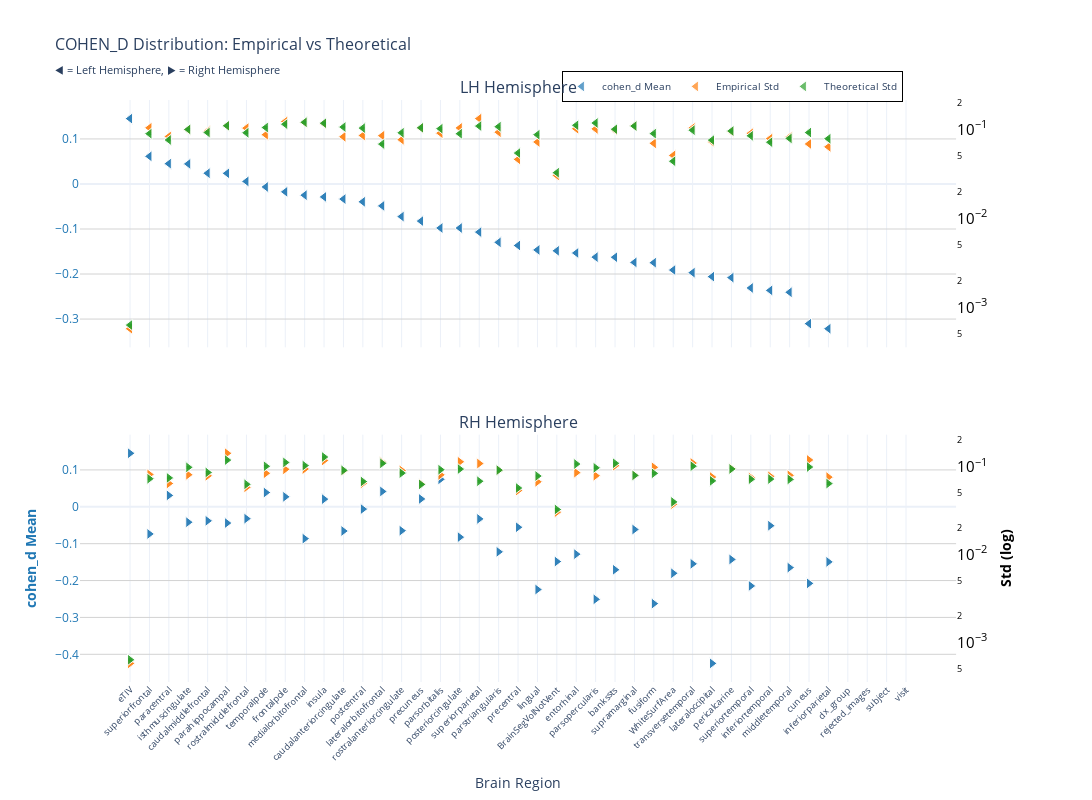
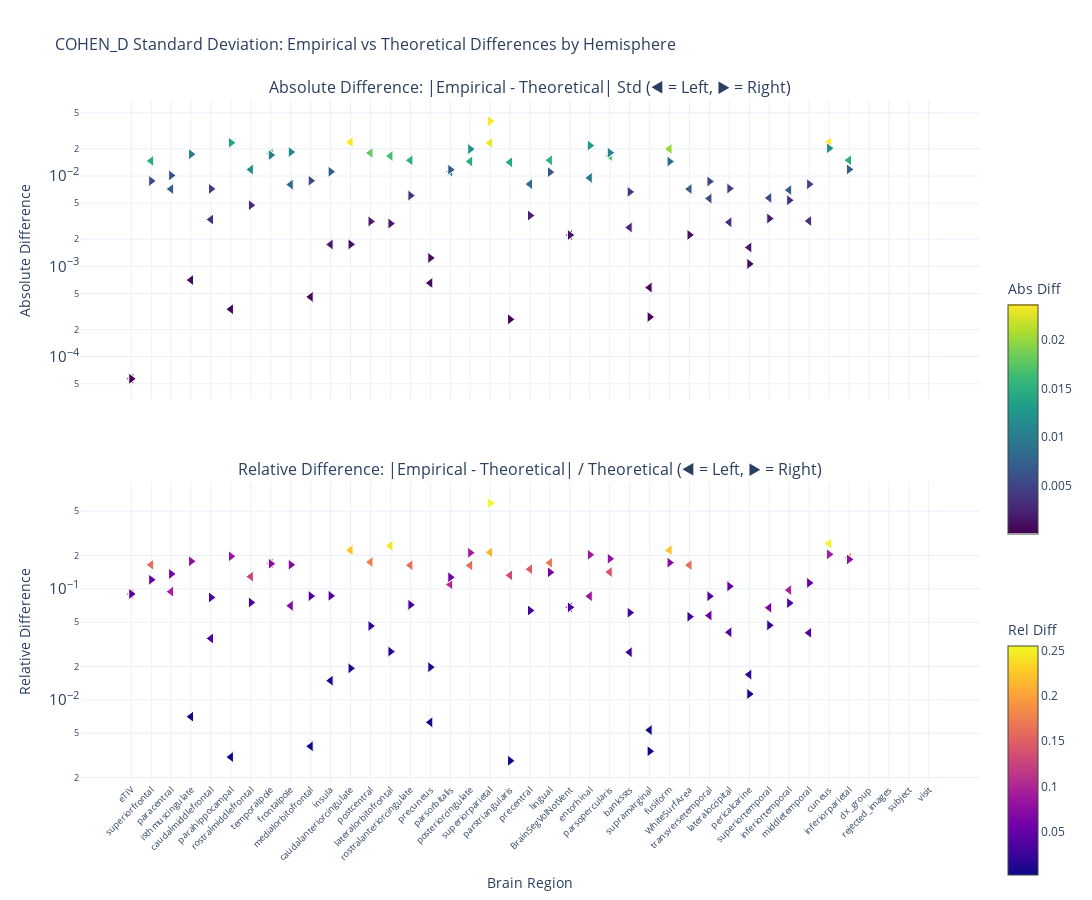

Notebook source saved alongside these figures, in order:
### Markdown cell above
### Cohen's d

### Code cell
nu_nav = df_navr[(df_navr["study"] == "longitudinal") & (df_navr["group"] == "HC-PD")]
data_path = stats_dir / f"cohen_d_longitudinal_{METRIC}.parquet"
df, stats = get_test_stats(
    data_path, stat_functions_F, nu_nav, hemisphere=True, study="longitudinal"
)
show_figure(
    stats, hemisphere=True, stat_name="cohen_d", study="longitudinal", metric=METRIC
)

### Figure 1 — Plotly figure (JSON) as saved in the notebook; plotly's stock layout.template omitted (floating-point values rounded to 4 significant figures)
{"data": [{"hovertemplate": "<b>%{x}</b><br>Mean cohen_d: %{y:.2f}<br><extra></extra>", "legendgroup": "mean", "marker": {"color": "#1f77b4", "line": {"color": "white", "width": 1}, "opacity": 0.7, "size": 10, "symbol": "triangle-left"}, "mode": "markers", "name": "cohen_d Mean", "showlegend": true, "type": "scatter", "x": ["eTIV", "eTIV", "superiorfrontal", "superiorfrontal", "paracentral", "paracentral", "isthmuscingulate", "isthmuscingulate", "caudalmiddlefrontal", "caudalmiddlefrontal", "parahippocampal", "parahippocampal", "rostralmiddlefrontal", "rostralmiddlefrontal", "temporalpole", "temporalpole", "frontalpole", "frontalpole", "medialorbitofrontal", "medialorbitofrontal", "insula", "insula", "caudalanteriorcingulate", "caudalanteriorcingulate", "postcentral", "postcentral", "lateralorbitofrontal", "lateralorbitofrontal", "rostralanteriorcingulate", "rostralanteriorcingulate", "precuneus", "precuneus", "parsorbitalis", "parsorbitalis", "posteriorcingulate", "posteriorcingulate", "superiorparietal", "superiorparietal", "parstriangularis", "parstriangularis", "precentral", "precentral", "lingual", "lingual", "BrainSegVolNotVent", "BrainSegVolNotVent", "entorhinal", "entorhinal", "parsopercularis", "parsopercularis", "bankssts", "bankssts", "supramarginal", "supramarginal", "fusiform", "fusiform", "WhiteSurfArea", "WhiteSurfArea", "transversetemporal", "transversetemporal", "lateraloccipital", "lateraloccipital", "pericalcarine", "pericalcarine", "superiortemporal", "superiortemporal", "inferiortemporal", "inferiortemporal", "middletemporal", "middletemporal", "cuneus", "cuneus", "inferiorparietal", "inferiorparietal", "dx_group", "rejected_images", "subject", "visit"], "xaxis": "x", "y": [0.1452, 0.1452, 0.06137, 0.06137, 0.04514, 0.04514, 0.04462, 0.04462, 0.02393, 0.02393, 0.02367, 0.02367, 0.005677, 0.005677, -0.006589, -0.006589, -0.01745, -0.01745, -0.02482, -0.02482, -0.02873, -0.02873, -0.03349, -0.03349, -0.03959, -0.03959, -0.04867, -0.04867, -0.07246, -0.07246, -0.08241, -0.08241, -0.09775, -0.09775, -0.09783, -0.09783, -0.1069, -0.1069, -0.1296, -0.1296, -0.1366, -0.1366, -0.1465, -0.1465, -0.1484, -0.1484, -0.1532, -0.1532, -0.1624, -0.1624, -0.1627, -0.1627, -0.1742, -0.1742, -0.1748, -0.1748, -0.1911, -0.1911, -0.1969, -0.1969, -0.2058, -0.2058, -0.208, -0.208, -0.2309, -0.2309, -0.2363, -0.2363, -0.2405, -0.2405, -0.3102, -0.3102, -0.3215, -0.3215, NaN, NaN, NaN, NaN], "yaxis": "y"}, {"hovertemplate": "<b>%{x}</b><br>Empirical Std: %{y:.3f}<br><extra></extra>", "legendgroup": "empirical", "marker": {"color": "#ff7f0e", "line": {"color": "white", "width": 1}, "opacity": 0.7, "size": 10, "symbol": "triangle-left"}, "mode": "markers", "name": "Empirical Std", "showlegend": true, "type": "scatter", "x": ["eTIV", "eTIV", "superiorfrontal", "superiorfrontal", "paracentral", "paracentral", "isthmuscingulate", "isthmuscingulate", "caudalmiddlefrontal", "caudalmiddlefrontal", "parahippocampal", "parahippocampal", "rostralmiddlefrontal", "rostralmiddlefrontal", "temporalpole", "temporalpole", "frontalpole", "frontalpole", "medialorbitofrontal", "medialorbitofrontal", "insula", "insula", "caudalanteriorcingulate", "caudalanteriorcingulate", "postcentral", "postcentral", "lateralorbitofrontal", "lateralorbitofrontal", "rostralanteriorcingulate", "rostralanteriorcingulate", "precuneus", "precuneus", "parsorbitalis", "parsorbitalis", "posteriorcingulate", "posteriorcingulate", "superiorparietal", "superiorparietal", "parstriangularis", "parstriangularis", "precentral", "precentral", "lingual", "lingual", "BrainSegVolNotVent", "BrainSegVolNotVent", "entorhinal", "entorhinal", "parsopercularis", "parsopercularis", "bankssts", "bankssts", "supramarginal", "supramarginal", "fusiform", "fusiform", "WhiteSurfArea", "WhiteSurfArea", "transversetemporal", "transversetemporal", "lateraloccipital", "lateraloccipital", "pericalcarine", "pericalcarine", "superiortemporal", "superiortemporal", "inferiortemporal", "inferiortemporal", "middletemporal", "middletemporal", "cuneus", "cuneus", "inferiorparietal", "inferiorparietal", "dx_group", "rejected_images", "subject", "visit"], "xaxis": "x", "y": [0.0005753, 0.0005753, 0.1041, 0.1041, 0.08318, 0.08318, 0.09916, 0.09916, 0.09554, 0.09554, 0.1101, 0.1101, 0.1033, 0.1033, 0.08713, 0.08713, 0.1223, 0.1223, 0.1196, 0.1196, 0.1155, 0.1155, 0.08251, 0.08251, 0.08536, 0.08536, 0.08493, 0.08493, 0.07657, 0.07657, 0.1035, 0.1035, 0.09071, 0.09071, 0.1039, 0.1039, 0.1321, 0.1321, 0.093, 0.093, 0.04602, 0.04602, 0.07216, 0.07216, 0.03039, 0.03039, 0.1016, 0.1016, 0.1012, 0.1012, 0.09769, 0.09769, 0.1095, 0.1095, 0.06967, 0.06967, 0.05101, 0.05101, 0.1036, 0.1036, 0.07264, 0.07264, 0.09421, 0.09421, 0.09036, 0.09036, 0.07871, 0.07871, 0.08229, 0.08229, 0.06856, 0.06856, 0.06358, 0.06358, NaN, NaN, NaN, NaN], "yaxis": "y2"}, {"error_y": {"array": [1.256e-05, 1.256e-05, 0.001776, 0.001776, 0.00151, 0.00151, 0.001984, 0.001984, 0.001833, 0.001833, 0.002181, 0.002181, 0.001819, 0.001819, 0.002085, 0.002085, 0.00227, 0.00227, 0.002386, 0.002386, 0.002329, 0.002329, 0.00211, 0.00211, 0.002054, 0.002054, 0.001356, 0.001356, 0.001818, 0.001818, 0.00207, 0.00207, 0.002024, 0.002024, 0.001775, 0.001775, 0.002163, 0.002163, 0.00213, 0.00213, 0.001076, 0.001076, 0.001731, 0.001731, 0.000648, 0.000648, 0.002209, 0.002209, 0.002343, 0.002343, 0.001995, 0.001995, 0.002164, 0.002164, 0.00178, 0.00178, 0.0008711, 0.0008711, 0.001947, 0.001947, 0.001504, 0.001504, 0.001904, 0.001904, 0.001682, 0.001682, 0.001425, 0.001425, 0.001572, 0.001572, 0.00183, 0.00183, 0.001561, 0.001561, NaN, NaN, NaN, NaN], "arrayminus": [1.231e-05, 1.231e-05, 0.001741, 0.001741, 0.00148, 0.00148, 0.001945, 0.001945, 0.001796, 0.001796, 0.002138, 0.002138, 0.001783, 0.001783, 0.002043, 0.002043, 0.002225, 0.002225, 0.002339, 0.002339, 0.002283, 0.002283, 0.002068, 0.002068, 0.002013, 0.002013, 0.00133, 0.00133, 0.001782, 0.001782, 0.002029, 0.002029, 0.001984, 0.001984, 0.00174, 0.00174, 0.002121, 0.002121, 0.002087, 0.002087, 0.001055, 0.001055, 0.001696, 0.001696, 0.0006352, 0.0006352, 0.002165, 0.002165, 0.002296, 0.002296, 0.001955, 0.001955, 0.002122, 0.002122, 0.001745, 0.001745, 0.0008538, 0.0008538, 0.001908, 0.001908, 0.001475, 0.001475, 0.001866, 0.001866, 0.001648, 0.001648, 0.001397, 0.001397, 0.001541, 0.001541, 0.001794, 0.001794, 0.00153, 0.00153, NaN, NaN, NaN, NaN], "color": "#2ca02c", "thickness": 1, "type": "data", "visible": true, "width": 2}, "hovertemplate": "<b>%{x}</b><br>Theoretical Std: %{y:.3f}<br><extra></extra>", "legendgroup": "theoretical", "marker": {"color": "#2ca02c", "line": {"color": "white", "width": 1}, "opacity": 0.7, "size": 10, "symbol": "triangle-left"}, "mode": "markers", "name": "Theoretical Std", "showlegend": true, "type": "scatter", "x": ["eTIV", "eTIV", "superiorfrontal", "superiorfrontal", "paracentral", "paracentral", "isthmuscingulate", "isthmuscingulate", "caudalmiddlefrontal", "caudalmiddlefrontal", "parahippocampal", "parahippocampal", "rostralmiddlefrontal", "rostralmiddlefrontal", "temporalpole", "temporalpole", "frontalpole", "frontalpole", "medialorbitofrontal", "medialorbitofrontal", "insula", "insula", "caudalanteriorcingulate", "caudalanteriorcingulate", "postcentral", "postcentral", "lateralorbitofrontal", "lateralorbitofrontal", "rostralanteriorcingulate", "rostralanteriorcingulate", "precuneus", "precuneus", "parsorbitalis", "parsorbitalis", "posteriorcingulate", "posteriorcingulate", "superiorparietal", "superiorparietal", "parstriangularis", "parstriangularis", "precentral", "precentral", "lingual", "lingual", "BrainSegVolNotVent", "BrainSegVolNotVent", "entorhinal", "entorhinal", "parsopercularis", "parsopercularis", "bankssts", "bankssts", "supramarginal", "supramarginal", "fusiform", "fusiform", "WhiteSurfArea", "WhiteSurfArea", "transversetemporal", "transversetemporal", "lateraloccipital", "lateraloccipital", "pericalcarine", "pericalcarine", "superiortemporal", "superiortemporal", "inferiortemporal", "inferiortemporal", "middletemporal", "middletemporal", "cuneus", "cuneus", "inferiorparietal", "inferiorparietal", "dx_group", "rejected_images", "subject", "visit"], "xaxis": "x", "y": [0.0006321, 0.0006321, 0.08939, 0.08939, 0.07601, 0.07601, 0.09986, 0.09986, 0.09224, 0.09224, 0.1098, 0.1098, 0.09154, 0.09154, 0.1049, 0.1049, 0.1142, 0.1142, 0.1201, 0.1201, 0.1172, 0.1172, 0.1062, 0.1062, 0.1034, 0.1034, 0.06827, 0.06827, 0.09148, 0.09148, 0.1042, 0.1042, 0.1019, 0.1019, 0.08936, 0.08936, 0.1089, 0.1089, 0.1072, 0.1072, 0.05416, 0.05416, 0.0871, 0.0871, 0.03261, 0.03261, 0.1112, 0.1112, 0.1179, 0.1179, 0.1004, 0.1004, 0.1089, 0.1089, 0.0896, 0.0896, 0.04384, 0.04384, 0.09797, 0.09797, 0.07572, 0.07572, 0.09583, 0.09583, 0.08464, 0.08464, 0.07172, 0.07172, 0.07911, 0.07911, 0.09211, 0.09211, 0.07854, 0.07854, NaN, NaN, NaN, NaN], "yaxis": "y2"}, {"hovertemplate": "<b>%{x}</b><br>Mean cohen_d: %{y:.2f}<br><extra></extra>", "legendgroup": "mean", "marker": {"color": "#1f77b4", "line": {"color": "white", "width": 1}, "opacity": 0.7, "size": 10, "symbol": "triangle-right"}, "mode": "markers", "name": "cohen_d Mean", "showlegend": false, "type": "scatter", "x": ["eTIV", "eTIV", "parsorbitalis", "parsorbitalis", "lateralorbitofrontal", "lateralorbitofrontal", "temporalpole", "temporalpole", "paracentral", "paracentral", "frontalpole", "frontalpole", "precuneus", "precuneus", "insula", "insula", "postcentral", "postcentral", "rostralmiddlefrontal", "rostralmiddlefrontal", "superiorparietal", "superiorparietal", "caudalmiddlefrontal", "caudalmiddlefrontal", "isthmuscingulate", "isthmuscingulate", "parahippocampal", "parahippocampal", "inferiortemporal", "inferiortemporal", "precentral", "precentral", "supramarginal", "supramarginal", "rostralanteriorcingulate", "rostralanteriorcingulate", "caudalanteriorcingulate", "caudalanteriorcingulate", "superiorfrontal", "superiorfrontal", "posteriorcingulate", "posteriorcingulate", "medialorbitofrontal", "medialorbitofrontal", "parstriangularis", "parstriangularis", "entorhinal", "entorhinal", "pericalcarine", "pericalcarine", "BrainSegVolNotVent", "BrainSegVolNotVent", "inferiorparietal", "inferiorparietal", "transversetemporal", "transversetemporal", "middletemporal", "middletemporal", "bankssts", "bankssts", "WhiteSurfArea", "WhiteSurfArea", "cuneus", "cuneus", "superiortemporal", "superiortemporal", "lingual", "lingual", "parsopercularis", "parsopercularis", "fusiform", "fusiform", "lateraloccipital", "lateraloccipital", "dx_group", "rejected_images", "subject", "visit"], "xaxis": "x2", "y": [0.1452, 0.1452, 0.07448, 0.07448, 0.04164, 0.04164, 0.0387, 0.0387, 0.0309, 0.0309, 0.02706, 0.02706, 0.02128, 0.02128, 0.02078, 0.02078, -0.006245, -0.006245, -0.0321, -0.0321, -0.03281, -0.03281, -0.03803, -0.03803, -0.04176, -0.04176, -0.04407, -0.04407, -0.05124, -0.05124, -0.05547, -0.05547, -0.06159, -0.06159, -0.06471, -0.06471, -0.06564, -0.06564, -0.07361, -0.07361, -0.08225, -0.08225, -0.08635, -0.08635, -0.1221, -0.1221, -0.1284, -0.1284, -0.1428, -0.1428, -0.1484, -0.1484, -0.1494, -0.1494, -0.1547, -0.1547, -0.1649, -0.1649, -0.1707, -0.1707, -0.1803, -0.1803, -0.2077, -0.2077, -0.2146, -0.2146, -0.2243, -0.2243, -0.2509, -0.2509, -0.2625, -0.2625, -0.4246, -0.4246, NaN, NaN, NaN, NaN], "yaxis": "y3"}, {"hovertemplate": "<b>%{x}</b><br>Empirical Std: %{y:.3f}<br><extra></extra>", "legendgroup": "empirical", "marker": {"color": "#ff7f0e", "line": {"color": "white", "width": 1}, "opacity": 0.7, "size": 10, "symbol": "triangle-right"}, "mode": "markers", "name": "Empirical Std", "showlegend": false, "type": "scatter", "x": ["eTIV", "eTIV", "parsorbitalis", "parsorbitalis", "lateralorbitofrontal", "lateralorbitofrontal", "temporalpole", "temporalpole", "paracentral", "paracentral", "frontalpole", "frontalpole", "precuneus", "precuneus", "insula", "insula", "postcentral", "postcentral", "rostralmiddlefrontal", "rostralmiddlefrontal", "superiorparietal", "superiorparietal", "caudalmiddlefrontal", "caudalmiddlefrontal", "isthmuscingulate", "isthmuscingulate", "parahippocampal", "parahippocampal", "inferiortemporal", "inferiortemporal", "precentral", "precentral", "supramarginal", "supramarginal", "rostralanteriorcingulate", "rostralanteriorcingulate", "caudalanteriorcingulate", "caudalanteriorcingulate", "superiorfrontal", "superiorfrontal", "posteriorcingulate", "posteriorcingulate", "medialorbitofrontal", "medialorbitofrontal", "parstriangularis", "parstriangularis", "entorhinal", "entorhinal", "pericalcarine", "pericalcarine", "BrainSegVolNotVent", "BrainSegVolNotVent", "inferiorparietal", "inferiorparietal", "transversetemporal", "transversetemporal", "middletemporal", "middletemporal", "bankssts", "bankssts", "WhiteSurfArea", "WhiteSurfArea", "cuneus", "cuneus", "superiortemporal", "superiortemporal", "lingual", "lingual", "parsopercularis", "parsopercularis", "fusiform", "fusiform", "lateraloccipital", "lateraloccipital", "dx_group", "rejected_images", "subject", "visit"], "xaxis": "x2", "y": [0.0005753, 0.0005753, 0.08079, 0.08079, 0.1123, 0.1123, 0.08421, 0.08421, 0.06447, 0.06447, 0.09352, 0.09352, 0.06415, 0.06415, 0.1179, 0.1179, 0.06474, 0.06474, 0.05834, 0.05834, 0.1088, 0.1088, 0.0789, 0.0789, 0.08106, 0.08106, 0.1424, 0.1424, 0.07779, 0.07779, 0.05356, 0.05356, 0.07996, 0.07996, 0.09073, 0.09073, 0.08928, 0.08928, 0.08175, 0.08175, 0.1139, 0.1139, 0.09423, 0.09423, 0.09121, 0.09121, 0.08567, 0.08567, 0.09536, 0.09536, 0.03039, 0.03039, 0.07613, 0.07613, 0.1102, 0.1102, 0.07988, 0.07988, 0.1028, 0.1028, 0.03751, 0.03751, 0.1195, 0.1195, 0.07544, 0.07544, 0.06736, 0.06736, 0.07906, 0.07906, 0.09852, 0.09852, 0.07632, 0.07632, NaN, NaN, NaN, NaN], "yaxis": "y4"}, {"error_y": {"array": [1.256e-05, 1.256e-05, 0.001839, 0.001839, 0.002173, 0.002173, 0.002012, 0.002012, 0.001483, 0.001483, 0.002224, 0.002224, 0.00125, 0.00125, 0.002564, 0.002564, 0.001349, 0.001349, 0.001253, 0.001253, 0.001359, 0.001359, 0.001711, 0.001711, 0.001957, 0.001957, 0.002365, 0.002365, 0.001439, 0.001439, 0.001137, 0.001137, 0.001583, 0.001583, 0.001682, 0.001682, 0.001809, 0.001809, 0.001449, 0.001449, 0.001869, 0.001869, 0.002048, 0.002048, 0.001817, 0.001817, 0.002134, 0.002134, 0.001874, 0.001874, 0.000648, 0.000648, 0.001278, 0.001278, 0.002017, 0.002017, 0.001426, 0.001426, 0.002176, 0.002176, 0.0007895, 0.0007895, 0.001972, 0.001972, 0.001432, 0.001432, 0.001558, 0.001558, 0.001931, 0.001931, 0.00167, 0.00167, 0.001372, 0.001372, NaN, NaN, NaN, NaN], "arrayminus": [1.231e-05, 1.231e-05, 0.001802, 0.001802, 0.00213, 0.00213, 0.001972, 0.001972, 0.001453, 0.001453, 0.00218, 0.00218, 0.001225, 0.001225, 0.002513, 0.002513, 0.001322, 0.001322, 0.001229, 0.001229, 0.001332, 0.001332, 0.001677, 0.001677, 0.001918, 0.001918, 0.002318, 0.002318, 0.00141, 0.00141, 0.001114, 0.001114, 0.001552, 0.001552, 0.001649, 0.001649, 0.001773, 0.001773, 0.001421, 0.001421, 0.001832, 0.001832, 0.002008, 0.002008, 0.001781, 0.001781, 0.002092, 0.002092, 0.001836, 0.001836, 0.0006352, 0.0006352, 0.001252, 0.001252, 0.001977, 0.001977, 0.001398, 0.001398, 0.002133, 0.002133, 0.0007739, 0.0007739, 0.001932, 0.001932, 0.001403, 0.001403, 0.001527, 0.001527, 0.001893, 0.001893, 0.001637, 0.001637, 0.001345, 0.001345, NaN, NaN, NaN, NaN], "color": "#2ca02c", "thickness": 1, "type": "data", "visible": true, "width": 2}, "hovertemplate": "<b>%{x}</b><br>Theoretical Std: %{y:.3f}<br><extra></extra>", "legendgroup": "theoretical", "marker": {"color": "#2ca02c", "line": {"color": "white", "width": 1}, "opacity": 0.7, "size": 10, "symbol": "triangle-right"}, "mode": "markers", "name": "Theoretical Std", "showlegend": false, "type": "scatter", "x": ["eTIV", "eTIV", "parsorbitalis", "parsorbitalis", "lateralorbitofrontal", "lateralorbitofrontal", "temporalpole", "temporalpole", "paracentral", "paracentral", "frontalpole", "frontalpole", "precuneus", "precuneus", "insula", "insula", "postcentral", "postcentral", "rostralmiddlefrontal", "rostralmiddlefrontal", "superiorparietal", "superiorparietal", "caudalmiddlefrontal", "caudalmiddlefrontal", "isthmuscingulate", "isthmuscingulate", "parahippocampal", "parahippocampal", "inferiortemporal", "inferiortemporal", "precentral", "precentral", "supramarginal", "supramarginal", "rostralanteriorcingulate", "rostralanteriorcingulate", "caudalanteriorcingulate", "caudalanteriorcingulate", "superiorfrontal", "superiorfrontal", "posteriorcingulate", "posteriorcingulate", "medialorbitofrontal", "medialorbitofrontal", "parstriangularis", "parstriangularis", "entorhinal", "entorhinal", "pericalcarine", "pericalcarine", "BrainSegVolNotVent", "BrainSegVolNotVent", "inferiorparietal", "inferiorparietal", "transversetemporal", "transversetemporal", "middletemporal", "middletemporal", "bankssts", "bankssts", "WhiteSurfArea", "WhiteSurfArea", "cuneus", "cuneus", "superiortemporal", "superiortemporal", "lingual", "lingual", "parsopercularis", "parsopercularis", "fusiform", "fusiform", "lateraloccipital", "lateraloccipital", "dx_group", "rejected_images", "subject", "visit"], "xaxis": "x2", "y": [0.0006321, 0.0006321, 0.09255, 0.09255, 0.1094, 0.1094, 0.1012, 0.1012, 0.07462, 0.07462, 0.1119, 0.1119, 0.06291, 0.06291, 0.129, 0.129, 0.06788, 0.06788, 0.06309, 0.06309, 0.06838, 0.06838, 0.0861, 0.0861, 0.09848, 0.09848, 0.119, 0.119, 0.0724, 0.0724, 0.05721, 0.05721, 0.07969, 0.07969, 0.08466, 0.08466, 0.09103, 0.09103, 0.07294, 0.07294, 0.09405, 0.09405, 0.1031, 0.1031, 0.09147, 0.09147, 0.1074, 0.1074, 0.0943, 0.0943, 0.03261, 0.03261, 0.0643, 0.0643, 0.1015, 0.1015, 0.07177, 0.07177, 0.1095, 0.1095, 0.03974, 0.03974, 0.09923, 0.09923, 0.07206, 0.07206, 0.0784, 0.0784, 0.09719, 0.09719, 0.08407, 0.08407, 0.06905, 0.06905, NaN, NaN, NaN, NaN], "yaxis": "y4"}], "layout": {"annotations": [{"font": {"size": 16}, "showarrow": false, "text": "LH Hemisphere", "x": 0.47, "xanchor": "center", "xref": "paper", "y": 1, "yanchor": "bottom", "yref": "paper"}, {"font": {"size": 16}, "showarrow": false, "text": "RH Hemisphere", "x": 0.47, "xanchor": "center", "xref": "paper", "y": 0.425, "yanchor": "bottom", "yref": "paper"}], "height": 800, "hovermode": "x", "legend": {"bgcolor": "rgba(255, 255, 255, 0.9)", "bordercolor": "black", "borderwidth": 1, "font": {"size": 10}, "orientation": "h", "x": 0.7, "xanchor": "center", "y": 1.05}, "title": {"font": {"size": 16}, "text": "COHEN_D Distribution: Empirical vs Theoretical<br><sub>◀ = Left Hemisphere, ▶ = Right Hemisphere</sub>"}, "width": 1400, "xaxis": {"anchor": "y", "domain": [0, 0.94], "matches": "x2", "showticklabels": false}, "xaxis2": {"anchor": "y3", "domain": [0, 0.94], "tickangle": -45, "tickfont": {"size": 9}, "title": {"text": "Brain Region"}}, "yaxis": {"anchor": "x", "domain": [0.575, 1], "gridcolor": "lightgray", "showgrid": true, "tickfont": {"color": "#1f77b4"}, "title": {"font": {"color": "#1f77b4"}, "text": ""}}, "yaxis2": {"anchor": "x", "exponentformat": "power", "overlaying": "y", "showgrid": false, "side": "right", "tickfont": {"color": "black"}, "title": {"font": {"color": "black"}, "text": ""}, "type": "log"}, "yaxis3": {"anchor": "x2", "domain": [0, 0.425], "gridcolor": "lightgray", "showgrid": true, "tickfont": {"color": "#1f77b4"}, "title": {"font": {"color": "#1f77b4"}, "text": "<b>cohen_d Mean</b>"}}, "yaxis4": {"anchor": "x2", "exponentformat": "power", "overlaying": "y3", "showgrid": false, "side": "right", "tickfont": {"color": "black"}, "title": {"font": {"color": "black"}, "text": "<b>Std (log)</b>"}, "type": "log"}}}

### Figure 2 — Plotly figure (JSON) as saved in the notebook; plotly's stock layout.template omitted (floating-point values rounded to 4 significant figures)
{"data": [{"hovertemplate": "<b>%{x}</b><br>Hemisphere: %{text}<br>Abs Diff: %{y:.4f}<br><extra></extra>", "legendgroup": "abs_lh", "marker": {"color": [5.68e-05, 5.68e-05, 0.01469, 0.01469, 0.007165, 0.007165, 0.0007044, 0.0007044, 0.003294, 0.003294, 0.000335, 0.000335, 0.01178, 0.01178, 0.01778, 0.01778, 0.008029, 0.008029, 0.0004585, 0.0004585, 0.001744, 0.001744, 0.02368, 0.02368, 0.01799, 0.01799, 0.01666, 0.01666, 0.01491, 0.01491, 0.0006539, 0.0006539, 0.01116, 0.01116, 0.0145, 0.0145, 0.02319, 0.02319, 0.01418, 0.01418, 0.008133, 0.008133, 0.01495, 0.01495, 0.002219, 0.002219, 0.009537, 0.009537, 0.01667, 0.01667, 0.002695, 0.002695, 0.0005817, 0.0005817, 0.01993, 0.01993, 0.007169, 0.007169, 0.005627, 0.005627, 0.003074, 0.003074, 0.001617, 0.001617, 0.005718, 0.005718, 0.006986, 0.006986, 0.003175, 0.003175, 0.02354, 0.02354, 0.01496, 0.01496, NaN, NaN, NaN, NaN], "colorbar": {"len": 0.4, "title": {"text": "Abs Diff"}, "y": 0.75, "yanchor": "top"}, "colorscale": [[0, "#440154"], [0.1111, "#482878"], [0.2222, "#3e4989"], [0.3333, "#31688e"], [0.4444, "#26828e"], [0.5556, "#1f9e89"], [0.6667, "#35b779"], [0.7778, "#6ece58"], [0.8889, "#b5de2b"], [1, "#fde725"]], "line": {"color": "white", "width": 1}, "showscale": true, "size": 10, "symbol": "triangle-left"}, "mode": "markers", "name": "Absolute (lh)", "showlegend": false, "text": ["lh", "lh", "lh", "lh", "lh", "lh", "lh", "lh", "lh", "lh", "lh", "lh", "lh", "lh", "lh", "lh", "lh", "lh", "lh", "lh", "lh", "lh", "lh", "lh", "lh", "lh", "lh", "lh", "lh", "lh", "lh", "lh", "lh", "lh", "lh", "lh", "lh", "lh", "lh", "lh", "lh", "lh", "lh", "lh", "lh", "lh", "lh", "lh", "lh", "lh", "lh", "lh", "lh", "lh", "lh", "lh", "lh", "lh", "lh", "lh", "lh", "lh", "lh", "lh", "lh", "lh", "lh", "lh", "lh", "lh", "lh", "lh", "lh", "lh", "lh", "lh", "lh", "lh"], "type": "scatter", "x": ["eTIV", "eTIV", "superiorfrontal", "superiorfrontal", "paracentral", "paracentral", "isthmuscingulate", "isthmuscingulate", "caudalmiddlefrontal", "caudalmiddlefrontal", "parahippocampal", "parahippocampal", "rostralmiddlefrontal", "rostralmiddlefrontal", "temporalpole", "temporalpole", "frontalpole", "frontalpole", "medialorbitofrontal", "medialorbitofrontal", "insula", "insula", "caudalanteriorcingulate", "caudalanteriorcingulate", "postcentral", "postcentral", "lateralorbitofrontal", "lateralorbitofrontal", "rostralanteriorcingulate", "rostralanteriorcingulate", "precuneus", "precuneus", "parsorbitalis", "parsorbitalis", "posteriorcingulate", "posteriorcingulate", "superiorparietal", "superiorparietal", "parstriangularis", "parstriangularis", "precentral", "precentral", "lingual", "lingual", "BrainSegVolNotVent", "BrainSegVolNotVent", "entorhinal", "entorhinal", "parsopercularis", "parsopercularis", "bankssts", "bankssts", "supramarginal", "supramarginal", "fusiform", "fusiform", "WhiteSurfArea", "WhiteSurfArea", "transversetemporal", "transversetemporal", "lateraloccipital", "lateraloccipital", "pericalcarine", "pericalcarine", "superiortemporal", "superiortemporal", "inferiortemporal", "inferiortemporal", "middletemporal", "middletemporal", "cuneus", "cuneus", "inferiorparietal", "inferiorparietal", "dx_group", "rejected_images", "subject", "visit"], "xaxis": "x", "y": [5.68e-05, 5.68e-05, 0.01469, 0.01469, 0.007165, 0.007165, 0.0007044, 0.0007044, 0.003294, 0.003294, 0.000335, 0.000335, 0.01178, 0.01178, 0.01778, 0.01778, 0.008029, 0.008029, 0.0004585, 0.0004585, 0.001744, 0.001744, 0.02368, 0.02368, 0.01799, 0.01799, 0.01666, 0.01666, 0.01491, 0.01491, 0.0006539, 0.0006539, 0.01116, 0.01116, 0.0145, 0.0145, 0.02319, 0.02319, 0.01418, 0.01418, 0.008133, 0.008133, 0.01495, 0.01495, 0.002219, 0.002219, 0.009537, 0.009537, 0.01667, 0.01667, 0.002695, 0.002695, 0.0005817, 0.0005817, 0.01993, 0.01993, 0.007169, 0.007169, 0.005627, 0.005627, 0.003074, 0.003074, 0.001617, 0.001617, 0.005718, 0.005718, 0.006986, 0.006986, 0.003175, 0.003175, 0.02354, 0.02354, 0.01496, 0.01496, NaN, NaN, NaN, NaN], "yaxis": "y"}, {"hovertemplate": "<b>%{x}</b><br>Hemisphere: %{text}<br>Rel Diff: %{y:.2%}<br><extra></extra>", "legendgroup": "rel_lh", "marker": {"color": [0.08986, 0.08986, 0.1644, 0.1644, 0.09427, 0.09427, 0.007054, 0.007054, 0.03572, 0.03572, 0.003052, 0.003052, 0.1287, 0.1287, 0.1695, 0.1695, 0.07028, 0.07028, 0.003818, 0.003818, 0.01488, 0.01488, 0.223, 0.223, 0.174, 0.174, 0.2441, 0.2441, 0.163, 0.163, 0.006278, 0.006278, 0.1096, 0.1096, 0.1623, 0.1623, 0.2129, 0.2129, 0.1323, 0.1323, 0.1502, 0.1502, 0.1716, 0.1716, 0.06805, 0.06805, 0.08579, 0.08579, 0.1414, 0.1414, 0.02685, 0.02685, 0.00534, 0.00534, 0.2224, 0.2224, 0.1635, 0.1635, 0.05744, 0.05744, 0.0406, 0.0406, 0.01688, 0.01688, 0.06756, 0.06756, 0.09739, 0.09739, 0.04013, 0.04013, 0.2556, 0.2556, 0.1904, 0.1904, NaN, NaN, NaN, NaN], "colorbar": {"len": 0.4, "title": {"text": "Rel Diff"}, "y": 0.25, "yanchor": "top"}, "colorscale": [[0, "#0d0887"], [0.1111, "#46039f"], [0.2222, "#7201a8"], [0.3333, "#9c179e"], [0.4444, "#bd3786"], [0.5556, "#d8576b"], [0.6667, "#ed7953"], [0.7778, "#fb9f3a"], [0.8889, "#fdca26"], [1, "#f0f921"]], "line": {"color": "white", "width": 1}, "showscale": true, "size": 10, "symbol": "triangle-left"}, "mode": "markers", "name": "Relative (lh)", "showlegend": false, "text": ["lh", "lh", "lh", "lh", "lh", "lh", "lh", "lh", "lh", "lh", "lh", "lh", "lh", "lh", "lh", "lh", "lh", "lh", "lh", "lh", "lh", "lh", "lh", "lh", "lh", "lh", "lh", "lh", "lh", "lh", "lh", "lh", "lh", "lh", "lh", "lh", "lh", "lh", "lh", "lh", "lh", "lh", "lh", "lh", "lh", "lh", "lh", "lh", "lh", "lh", "lh", "lh", "lh", "lh", "lh", "lh", "lh", "lh", "lh", "lh", "lh", "lh", "lh", "lh", "lh", "lh", "lh", "lh", "lh", "lh", "lh", "lh", "lh", "lh", "lh", "lh", "lh", "lh"], "type": "scatter", "x": ["eTIV", "eTIV", "superiorfrontal", "superiorfrontal", "paracentral", "paracentral", "isthmuscingulate", "isthmuscingulate", "caudalmiddlefrontal", "caudalmiddlefrontal", "parahippocampal", "parahippocampal", "rostralmiddlefrontal", "rostralmiddlefrontal", "temporalpole", "temporalpole", "frontalpole", "frontalpole", "medialorbitofrontal", "medialorbitofrontal", "insula", "insula", "caudalanteriorcingulate", "caudalanteriorcingulate", "postcentral", "postcentral", "lateralorbitofrontal", "lateralorbitofrontal", "rostralanteriorcingulate", "rostralanteriorcingulate", "precuneus", "precuneus", "parsorbitalis", "parsorbitalis", "posteriorcingulate", "posteriorcingulate", "superiorparietal", "superiorparietal", "parstriangularis", "parstriangularis", "precentral", "precentral", "lingual", "lingual", "BrainSegVolNotVent", "BrainSegVolNotVent", "entorhinal", "entorhinal", "parsopercularis", "parsopercularis", "bankssts", "bankssts", "supramarginal", "supramarginal", "fusiform", "fusiform", "WhiteSurfArea", "WhiteSurfArea", "transversetemporal", "transversetemporal", "lateraloccipital", "lateraloccipital", "pericalcarine", "pericalcarine", "superiortemporal", "superiortemporal", "inferiortemporal", "inferiortemporal", "middletemporal", "middletemporal", "cuneus", "cuneus", "inferiorparietal", "inferiorparietal", "dx_group", "rejected_images", "subject", "visit"], "xaxis": "x2", "y": [0.08986, 0.08986, 0.1644, 0.1644, 0.09427, 0.09427, 0.007054, 0.007054, 0.03572, 0.03572, 0.003052, 0.003052, 0.1287, 0.1287, 0.1695, 0.1695, 0.07028, 0.07028, 0.003818, 0.003818, 0.01488, 0.01488, 0.223, 0.223, 0.174, 0.174, 0.2441, 0.2441, 0.163, 0.163, 0.006278, 0.006278, 0.1096, 0.1096, 0.1623, 0.1623, 0.2129, 0.2129, 0.1323, 0.1323, 0.1502, 0.1502, 0.1716, 0.1716, 0.06805, 0.06805, 0.08579, 0.08579, 0.1414, 0.1414, 0.02685, 0.02685, 0.00534, 0.00534, 0.2224, 0.2224, 0.1635, 0.1635, 0.05744, 0.05744, 0.0406, 0.0406, 0.01688, 0.01688, 0.06756, 0.06756, 0.09739, 0.09739, 0.04013, 0.04013, 0.2556, 0.2556, 0.1904, 0.1904, NaN, NaN, NaN, NaN], "yaxis": "y2"}, {"hovertemplate": "<b>%{x}</b><br>Hemisphere: %{text}<br>Abs Diff: %{y:.4f}<br><extra></extra>", "legendgroup": "abs_rh", "marker": {"color": [5.68e-05, 5.68e-05, 0.01176, 0.01176, 0.002974, 0.002974, 0.01704, 0.01704, 0.01015, 0.01015, 0.01841, 0.01841, 0.001238, 0.001238, 0.01115, 0.01115, 0.003141, 0.003141, 0.00475, 0.00475, 0.04038, 0.04038, 0.007201, 0.007201, 0.01741, 0.01741, 0.02335, 0.02335, 0.005382, 0.005382, 0.003649, 0.003649, 0.0002746, 0.0002746, 0.006069, 0.006069, 0.001749, 0.001749, 0.008807, 0.008807, 0.01985, 0.01985, 0.008858, 0.008858, 0.0002587, 0.0002587, 0.02172, 0.02172, 0.001064, 0.001064, 0.002219, 0.002219, 0.01182, 0.01182, 0.008706, 0.008706, 0.008107, 0.008107, 0.006668, 0.006668, 0.002228, 0.002228, 0.02028, 0.02028, 0.003379, 0.003379, 0.01103, 0.01103, 0.01813, 0.01813, 0.01445, 0.01445, 0.007264, 0.007264, NaN, NaN, NaN, NaN], "colorbar": {"len": 0.4, "title": {"text": "Abs Diff"}, "y": 0.75, "yanchor": "top"}, "colorscale": [[0, "#440154"], [0.1111, "#482878"], [0.2222, "#3e4989"], [0.3333, "#31688e"], [0.4444, "#26828e"], [0.5556, "#1f9e89"], [0.6667, "#35b779"], [0.7778, "#6ece58"], [0.8889, "#b5de2b"], [1, "#fde725"]], "line": {"color": "white", "width": 1}, "showscale": false, "size": 10, "symbol": "triangle-right"}, "mode": "markers", "name": "Absolute (rh)", "showlegend": false, "text": ["rh", "rh", "rh", "rh", "rh", "rh", "rh", "rh", "rh", "rh", "rh", "rh", "rh", "rh", "rh", "rh", "rh", "rh", "rh", "rh", "rh", "rh", "rh", "rh", "rh", "rh", "rh", "rh", "rh", "rh", "rh", "rh", "rh", "rh", "rh", "rh", "rh", "rh", "rh", "rh", "rh", "rh", "rh", "rh", "rh", "rh", "rh", "rh", "rh", "rh", "rh", "rh", "rh", "rh", "rh", "rh", "rh", "rh", "rh", "rh", "rh", "rh", "rh", "rh", "rh", "rh", "rh", "rh", "rh", "rh", "rh", "rh", "rh", "rh", "rh", "rh", "rh", "rh"], "type": "scatter", "x": ["eTIV", "eTIV", "parsorbitalis", "parsorbitalis", "lateralorbitofrontal", "lateralorbitofrontal", "temporalpole", "temporalpole", "paracentral", "paracentral", "frontalpole", "frontalpole", "precuneus", "precuneus", "insula", "insula", "postcentral", "postcentral", "rostralmiddlefrontal", "rostralmiddlefrontal", "superiorparietal", "superiorparietal", "caudalmiddlefrontal", "caudalmiddlefrontal", "isthmuscingulate", "isthmuscingulate", "parahippocampal", "parahippocampal", "inferiortemporal", "inferiortemporal", "precentral", "precentral", "supramarginal", "supramarginal", "rostralanteriorcingulate", "rostralanteriorcingulate", "caudalanteriorcingulate", "caudalanteriorcingulate", "superiorfrontal", "superiorfrontal", "posteriorcingulate", "posteriorcingulate", "medialorbitofrontal", "medialorbitofrontal", "parstriangularis", "parstriangularis", "entorhinal", "entorhinal", "pericalcarine", "pericalcarine", "BrainSegVolNotVent", "BrainSegVolNotVent", "inferiorparietal", "inferiorparietal", "transversetemporal", "transversetemporal", "middletemporal", "middletemporal", "bankssts", "bankssts", "WhiteSurfArea", "WhiteSurfArea", "cuneus", "cuneus", "superiortemporal", "superiortemporal", "lingual", "lingual", "parsopercularis", "parsopercularis", "fusiform", "fusiform", "lateraloccipital", "lateraloccipital", "dx_group", "rejected_images", "subject", "visit"], "xaxis": "x", "y": [5.68e-05, 5.68e-05, 0.01176, 0.01176, 0.002974, 0.002974, 0.01704, 0.01704, 0.01015, 0.01015, 0.01841, 0.01841, 0.001238, 0.001238, 0.01115, 0.01115, 0.003141, 0.003141, 0.00475, 0.00475, 0.04038, 0.04038, 0.007201, 0.007201, 0.01741, 0.01741, 0.02335, 0.02335, 0.005382, 0.005382, 0.003649, 0.003649, 0.0002746, 0.0002746, 0.006069, 0.006069, 0.001749, 0.001749, 0.008807, 0.008807, 0.01985, 0.01985, 0.008858, 0.008858, 0.0002587, 0.0002587, 0.02172, 0.02172, 0.001064, 0.001064, 0.002219, 0.002219, 0.01182, 0.01182, 0.008706, 0.008706, 0.008107, 0.008107, 0.006668, 0.006668, 0.002228, 0.002228, 0.02028, 0.02028, 0.003379, 0.003379, 0.01103, 0.01103, 0.01813, 0.01813, 0.01445, 0.01445, 0.007264, 0.007264, NaN, NaN, NaN, NaN], "yaxis": "y"}, {"hovertemplate": "<b>%{x}</b><br>Hemisphere: %{text}<br>Rel Diff: %{y:.2%}<br><extra></extra>", "legendgroup": "rel_rh", "marker": {"color": [0.08986, 0.08986, 0.127, 0.127, 0.0272, 0.0272, 0.1683, 0.1683, 0.136, 0.136, 0.1645, 0.1645, 0.01968, 0.01968, 0.08642, 0.08642, 0.04627, 0.04627, 0.0753, 0.0753, 0.5905, 0.5905, 0.08363, 0.08363, 0.1768, 0.1768, 0.1962, 0.1962, 0.07433, 0.07433, 0.06377, 0.06377, 0.003446, 0.003446, 0.07168, 0.07168, 0.01922, 0.01922, 0.1208, 0.1208, 0.211, 0.211, 0.08593, 0.08593, 0.002829, 0.002829, 0.2023, 0.2023, 0.01128, 0.01128, 0.06805, 0.06805, 0.1839, 0.1839, 0.08575, 0.08575, 0.113, 0.113, 0.0609, 0.0609, 0.05606, 0.05606, 0.2044, 0.2044, 0.04689, 0.04689, 0.1407, 0.1407, 0.1865, 0.1865, 0.1719, 0.1719, 0.1052, 0.1052, NaN, NaN, NaN, NaN], "colorbar": {"len": 0.4, "title": {"text": "Rel Diff"}, "y": 0.25, "yanchor": "top"}, "colorscale": [[0, "#0d0887"], [0.1111, "#46039f"], [0.2222, "#7201a8"], [0.3333, "#9c179e"], [0.4444, "#bd3786"], [0.5556, "#d8576b"], [0.6667, "#ed7953"], [0.7778, "#fb9f3a"], [0.8889, "#fdca26"], [1, "#f0f921"]], "line": {"color": "white", "width": 1}, "showscale": false, "size": 10, "symbol": "triangle-right"}, "mode": "markers", "name": "Relative (rh)", "showlegend": false, "text": ["rh", "rh", "rh", "rh", "rh", "rh", "rh", "rh", "rh", "rh", "rh", "rh", "rh", "rh", "rh", "rh", "rh", "rh", "rh", "rh", "rh", "rh", "rh", "rh", "rh", "rh", "rh", "rh", "rh", "rh", "rh", "rh", "rh", "rh", "rh", "rh", "rh", "rh", "rh", "rh", "rh", "rh", "rh", "rh", "rh", "rh", "rh", "rh", "rh", "rh", "rh", "rh", "rh", "rh", "rh", "rh", "rh", "rh", "rh", "rh", "rh", "rh", "rh", "rh", "rh", "rh", "rh", "rh", "rh", "rh", "rh", "rh", "rh", "rh", "rh", "rh", "rh", "rh"], "type": "scatter", "x": ["eTIV", "eTIV", "parsorbitalis", "parsorbitalis", "lateralorbitofrontal", "lateralorbitofrontal", "temporalpole", "temporalpole", "paracentral", "paracentral", "frontalpole", "frontalpole", "precuneus", "precuneus", "insula", "insula", "postcentral", "postcentral", "rostralmiddlefrontal", "rostralmiddlefrontal", "superiorparietal", "superiorparietal", "caudalmiddlefrontal", "caudalmiddlefrontal", "isthmuscingulate", "isthmuscingulate", "parahippocampal", "parahippocampal", "inferiortemporal", "inferiortemporal", "precentral", "precentral", "supramarginal", "supramarginal", "rostralanteriorcingulate", "rostralanteriorcingulate", "caudalanteriorcingulate", "caudalanteriorcingulate", "superiorfrontal", "superiorfrontal", "posteriorcingulate", "posteriorcingulate", "medialorbitofrontal", "medialorbitofrontal", "parstriangularis", "parstriangularis", "entorhinal", "entorhinal", "pericalcarine", "pericalcarine", "BrainSegVolNotVent", "BrainSegVolNotVent", "inferiorparietal", "inferiorparietal", "transversetemporal", "transversetemporal", "middletemporal", "middletemporal", "bankssts", "bankssts", "WhiteSurfArea", "WhiteSurfArea", "cuneus", "cuneus", "superiortemporal", "superiortemporal", "lingual", "lingual", "parsopercularis", "parsopercularis", "fusiform", "fusiform", "lateraloccipital", "lateraloccipital", "dx_group", "rejected_images", "subject", "visit"], "xaxis": "x2", "y": [0.08986, 0.08986, 0.127, 0.127, 0.0272, 0.0272, 0.1683, 0.1683, 0.136, 0.136, 0.1645, 0.1645, 0.01968, 0.01968, 0.08642, 0.08642, 0.04627, 0.04627, 0.0753, 0.0753, 0.5905, 0.5905, 0.08363, 0.08363, 0.1768, 0.1768, 0.1962, 0.1962, 0.07433, 0.07433, 0.06377, 0.06377, 0.003446, 0.003446, 0.07168, 0.07168, 0.01922, 0.01922, 0.1208, 0.1208, 0.211, 0.211, 0.08593, 0.08593, 0.002829, 0.002829, 0.2023, 0.2023, 0.01128, 0.01128, 0.06805, 0.06805, 0.1839, 0.1839, 0.08575, 0.08575, 0.113, 0.113, 0.0609, 0.0609, 0.05606, 0.05606, 0.2044, 0.2044, 0.04689, 0.04689, 0.1407, 0.1407, 0.1865, 0.1865, 0.1719, 0.1719, 0.1052, 0.1052, NaN, NaN, NaN, NaN], "yaxis": "y2"}], "layout": {"annotations": [{"font": {"size": 16}, "showarrow": false, "text": "Absolute Difference: |Empirical - Theoretical| Std (◀ = Left, ▶ = Right)", "x": 0.5, "xanchor": "center", "xref": "paper", "y": 1, "yanchor": "bottom", "yref": "paper"}, {"font": {"size": 16}, "showarrow": false, "text": "Relative Difference: |Empirical - Theoretical| / Theoretical (◀ = Left, ▶ = Right)", "x": 0.5, "xanchor": "center", "xref": "paper", "y": 0.44, "yanchor": "bottom", "yref": "paper"}], "height": 900, "hovermode": "x unified", "showlegend": false, "title": {"font": {"size": 16}, "text": "COHEN_D Standard Deviation: Empirical vs Theoretical Differences by Hemisphere"}, "width": 1400, "xaxis": {"anchor": "y", "domain": [0, 1], "showticklabels": false}, "xaxis2": {"anchor": "y2", "domain": [0, 1], "tickangle": -45, "tickfont": {"size": 9}, "title": {"text": "Brain Region"}}, "yaxis": {"anchor": "x", "domain": [0.56, 1], "exponentformat": "power", "title": {"text": "Absolute Difference"}, "type": "log"}, "yaxis2": {"anchor": "x2", "domain": [0, 0.44], "exponentformat": "power", "title": {"text": "Relative Difference"}, "type": "log"}}}
